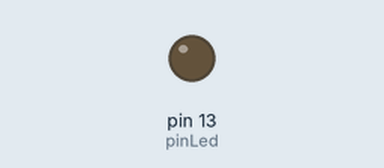
Simulated run of this sketch. Board: Arduino Uno, built with avr-gcc and run on an emulated ATmega328P. On the bench: output pins drawn as LEDs (lit = HIGH).

Above: at 1.0 s.
At 7.0 s:
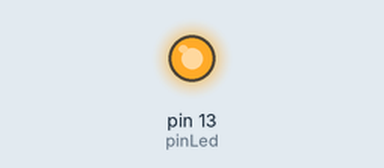
Timing chart, 0 to 9.2 s (numbered marks = the images above):
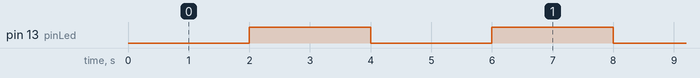

The sketch:

ligadesliga_comMILLIS.ino
```cpp
const int pinLed = 13;
bool estado = 0;
const long intervalo = 2000;
unsigned long tempoAnt = 0;

void setup() {
  pinMode(pinLed, OUTPUT);
}

void loop() {
  unsigned long tempoAtual = millis();
  if (tempoAtual - tempoAnt >= intervalo){
    tempoAnt = tempoAtual;
    if (estado == 0) {
      estado = 1;
    } else {
        estado = 0;
    }
  digitalWrite(pinLed, estado);
  }
}
```

Measured:
- by itself, pin 13 (pinLed): alternates HIGH for 2.0 s and LOW for 2.0 s
